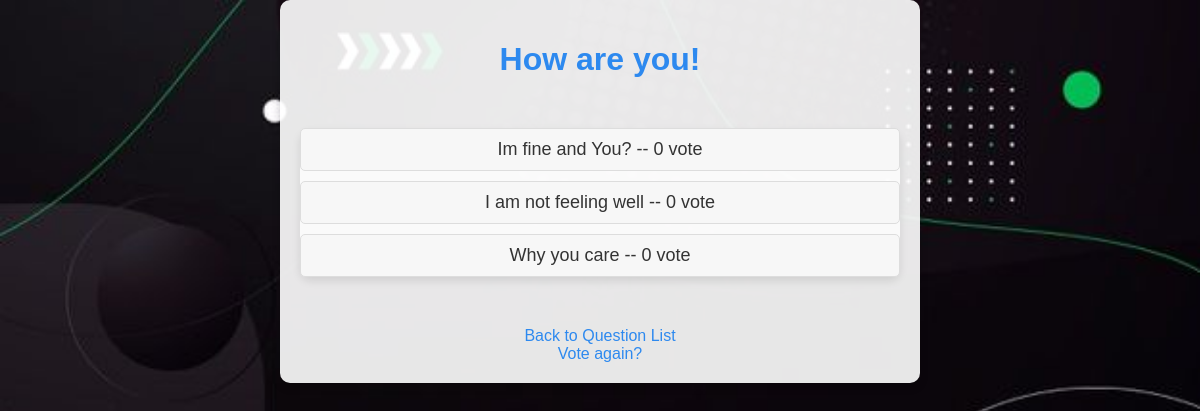
/polls/3/results/, run on an earlier commit of the app's database.
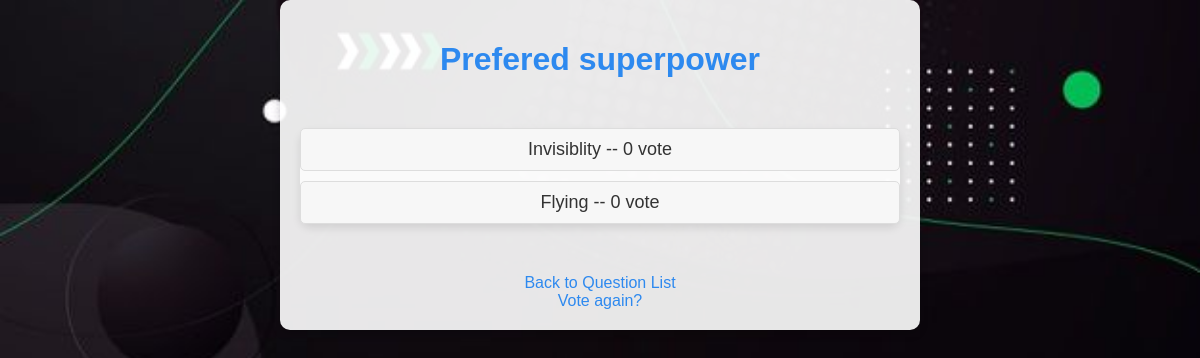
And on a later commit of the database.
### polls/models.py (models this page shows, shortened)
class Question(models.Model):
    question_text = models.CharField(max_length=200)
    pub_date = models.DateTimeField("date published")

class Choice(models.Model):
    question = models.ForeignKey(Question, on_delete=models.CASCADE)
    choice_text = models.CharField (max_length=200)
    votes = models.IntegerField(default=0)

### polls/views.py (the view)
# urls.py: path("<int:pk>/results/", views.ResultView.as_view(), name="results"),
class ResultView(generic.DetailView):
    model = Question
    template_name = "polls/results.html"

### polls/templates/polls/results.html
{% load static %}
<link rel="stylesheet" href="{% static 'polls/style.css' %}">
<div class="results-container">
    <h1 class="results-title">{{ question.question_text }}</h1>
    <ul class="results-list">
        {% for choice in question.choice_set.all %}
            <li class="results-item">
                {{ choice.choice_text }} -- {{ choice.votes }} vote{{ choice.vote|pluralize }}
            </li>
        {% endfor %}
    </ul>
    <div class="results-navigation">
        <a href="{% url 'polls:index' %}" class="nav-link">Back to Question List</a>
        <br>
        <a href="{% url 'polls:detail' question.id %}" class="nav-link">Vote again?</a>
    </div>
</div>

What changed in the data, as far as the page shows it:
removed Choice: choice_text "Im fine and You?", votes "0"
removed Choice: choice_text "I am not feeling well", votes "0"
removed Choice: choice_text "Why you care", votes "0"
changed Question: question_text "How are you!" → "Prefered superpower"
added Choice: choice_text "Invisiblity", votes "0"
added Choice: choice_text "Flying", votes "0"
